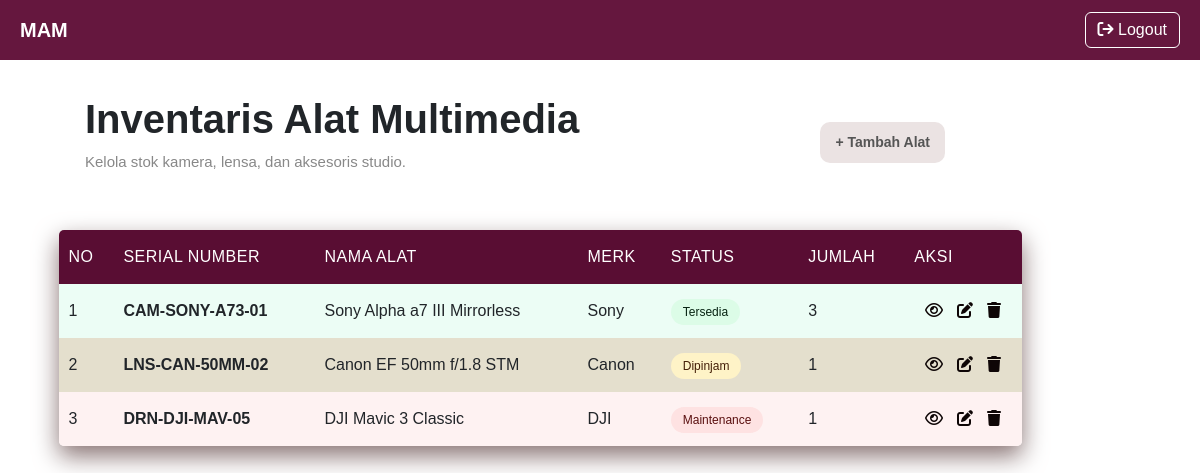
The app's page /home.php with its own data.
### tables this page shows
CREATE TABLE `assets` (
  `id_asset` int(11) NOT NULL,
  `serial_number` varchar(50) NOT NULL,
  `nama_alat` varchar(100) NOT NULL,
  `merk` varchar(50) NOT NULL,
  `status` varchar(50) NOT NULL,
  `jumlah` int(11) NOT NULL,
  `url_gambar` text NOT NULL,
  `created_at` datetime NOT NULL DEFAULT current_timestamp()
);

### home.php (the view, shortened to what this page needs)
<?php
require "config/koneksi.php";
$query = "SELECT id_asset, serial_number, nama_alat, merk, status, jumlah FROM assets";
$result = mysqli_query($koneksi, $query);
?>
<!DOCTYPE html>
<html lang="en">
<head>
    <link href="https://cdn.jsdelivr.net/npm/bootstrap@5.3.8/dist/css/bootstrap.min.css" rel="stylesheet">
    <link rel="stylesheet" href="https://cdnjs.cloudflare.com/ajax/libs/font-awesome/6.5.0/css/all.min.css">
    <link rel="stylesheet" href="css/home.css">
</head>
<body>
    <nav class="navbar bg-body-tertiary">
        <a class="navbar-brand" href="home.php">MAM</a>
        <div class="right">
            <p>
                <span>
                    <a href="logout.php">
                        <button type="button" class="btn btn-light">
                            <i class="fa-solid fa-arrow-right-from-bracket"></i>
                            Logout
                        </button>
                    </a>
                </span>
            </p>
        </div>
    </nav>
    <div class="hero">
        <div class="tittle">
            <div class="intro">
                <h1>Inventaris Alat Multimedia</h1>
                <p>Kelola stok kamera, lensa, dan aksesoris studio.</p>
            </div>
            <div class="opsi">
                <a href="tambah.php">+ Tambah Alat</a>
            </div>
        </div>
        <table>
            <thead>
                <tr>
                    <td>NO</td>
                    <td>SERIAL NUMBER</td>
                    <td>NAMA ALAT</td>
                    <td>MERK</td>
                    <td>STATUS</td>
                    <td>JUMLAH</td>
                    <td>AKSI</td>
                </tr>
            </thead>
            <tbody>
                <?php while ($row = mysqli_fetch_assoc($result)): ?>
                    <tr>
                        <td><?= $row['id_asset']; ?></td>
                        <td style="font-weight: bold;"><?= $row['serial_number']; ?></td>
                        <td><?= $row['nama_alat']; ?></td>
                        <td><?= $row['merk']; ?></td>
                        <td class="st">
                            <span class="status <?= strtolower(trim($row['status'])); ?>">
                                <?= $row['status']; ?>
                            </span>
                        </td>
                        <td><?= $row['jumlah']; ?></td>
                        <td>
                            <ul>
                                <li>
                                    <a href="detail.php?id=<?= $row['id_asset']; ?>">
                                        <i class="fa-regular fa-eye"></i>
                                    </a>
                                </li>
                                <li>
                                    <a href="edit.php?id=<?= $row['id_asset']; ?>">
                                        <i class="fa-solid fa-pen-to-square"></i>
                                    </a>
                                </li>
                                <li>
                                    <a href="hapus.php?id=<?= $row['id_asset']; ?>">
                                        <i class="fa-solid fa-trash"></i>
                                    </a>
                                </li>
                            </ul>
                        </td>
                    </tr>
                <?php endwhile; ?>
            </tbody>
        </table>
    </div>
</body>
</html>

### css/home.css (style rules this page uses)
.navbar { background-color: rgb(101, 23, 62) !important; padding: 10px 20px; font-family: 'Gill Sans', 'Gill Sans MT', Calibri, 'Trebuchet MS', sans-serif; display: flex; justify-content: space-between; align-items: center; }
.navbar-brand { color: white; font-weight: bold; margin: 0; }
.right p { margin: 0; display: flex; align-items: center; gap: 10px; color: white; font-weight: bold; }
.btn-light { padding: 5px 12px; border-radius: 6px; background-color: transparent; border-color: white; color: white; }
.tittle { display: flex; justify-content: space-between; align-items: center; }
.tittle .intro { margin: 30px 80px; }
.intro h1 { font-weight: bold; }
.intro p { font-size: 15px; }
.opsi { margin-right: 50px; }
.opsi a { background-color: rgb(242, 145, 194); color: white; text-decoration: none; padding: 10px 15px; border-radius: 10px; font-weight: bold; }
table { width: 90%; margin: 10px auto; border-collapse: collapse; font-family: 'Gill Sans', 'Gill Sans MT', Calibri, 'Trebuchet MS', sans-serif; border-radius: 5px; overflow: hidden; box-shadow: 0 10px 25px rgba(134, 112, 112, 0.979); }
thead { background: rgb(89, 13, 51); color: white; font-weight: bold; padding: 15px 10px; }
thead td { padding: 15px 10px; }
thead tr { padding: 15px 10px; font-weight: 500; letter-spacing: 0.5px; }
tbody td { padding: 15px 10px; }
tbody tr:nth-child(3n+1) { background: #ecfdf5; }
tbody tr:nth-child(3n+2) { background: #e4dfcd; }
tbody tr:nth-child(3n+3) { background: #fef2f2; }
.status { padding: 6px 12px; border-radius: 20px; font-size: 12px; font-weight: 500; color: white; background: black; }
.status.tersedia { background: #dcfce7; color: #072312; }
.status.dipinjam { background: #fef3c7; color: #441f08; }
.status.maintenance { background: #fee2e2; color: #5a0f0f; }
td ul { display: flex; justify-content: center; gap: 14px; list-style: none; padding: 0; margin: 0; }
ul li a { font-size: 16px; cursor: pointer; transition: 0.3s; color: rgb(14, 6, 6); }
.hero { max-width: 90%; padding: 5px; font-family:'Gill Sans', 'Gill Sans MT', Calibri, 'Trebuchet MS', sans-serif; }
.opsi a { text-decoration: none; background-color:rgb(235, 227, 227); color: #555; font-size: 14px; display: inline-flex; align-items: center; gap: 6px; margin: 5px 80px; }
p { font-size: 12px; color: #888; }

### records on screen
assets: id_asset "1", serial_number "CAM-SONY-A73-01", nama_alat "Sony Alpha a7 III Mirrorless", merk "Sony", status "Tersedia", jumlah "3"
assets: id_asset "2", serial_number "LNS-CAN-50MM-02", nama_alat "Canon EF 50mm f/1.8 STM", merk "Canon", status "Dipinjam", jumlah "1"
assets: id_asset "3", serial_number "DRN-DJI-MAV-05", nama_alat "DJI Mavic 3 Classic", merk "DJI", status "Maintenance", jumlah "1"
